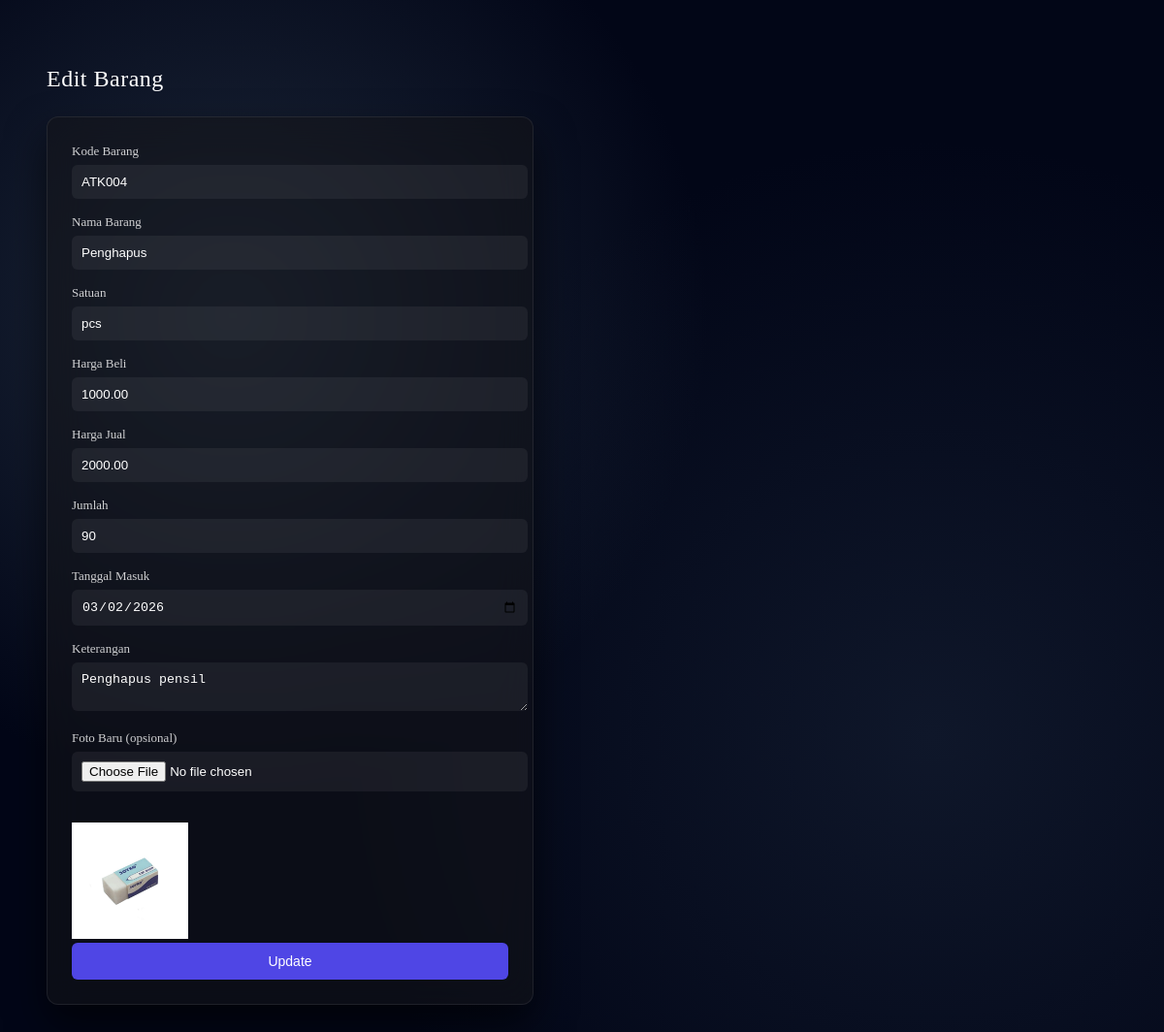
Screenshot of /edit.php?id=6 with the database file from the repository.
### tables this page shows
CREATE TABLE `barang` (
  `id_barang` int(11) NOT NULL,
  `kode_barang` varchar(50) NOT NULL,
  `nama_barang` varchar(150) NOT NULL,
  `satuan` varchar(50) DEFAULT NULL,
  `harga_beli` decimal(15,2) DEFAULT NULL,
  `harga_jual` decimal(15,2) DEFAULT NULL,
  `jumlah` int(11) DEFAULT NULL,
  `tanggal_masuk` date DEFAULT NULL,
  `keterangan` text DEFAULT NULL,
  `foto` varchar(100) DEFAULT NULL
);

### edit.php (the view, shortened to what this page needs)
<?php
include 'config.php';
$id = $_GET['id'];
$stmt = $conn->prepare("SELECT * FROM barang WHERE id_barang=?");
$stmt->bind_param("i",$id);
$stmt->execute();
$result = $stmt->get_result();
$d = $result->fetch_assoc();
?>
<!DOCTYPE html>
<html>
<head>
<link rel="stylesheet" href="style.css">
</head>
<body>
<div class="container">
<h2>Edit Barang</h2>
<form method="POST" enctype="multipart/form-data">
<label>Kode Barang</label>
<input type="text" name="kode" value="<?= $d['kode_barang']; ?>" required>
<label>Nama Barang</label>
<input type="text" name="nama" value="<?= $d['nama_barang']; ?>" pattern="[A-Za-z\s]+" required>
<label>Satuan</label>
<input type="text" name="satuan" value="<?= $d['satuan']; ?>">
<label>Harga Beli</label>
<input type="number" name="harga_beli" value="<?= $d['harga_beli']; ?>" required>
<label>Harga Jual</label>
<input type="number" name="harga_jual" value="<?= $d['harga_jual']; ?>" required>
<label>Jumlah</label>
<input type="number" name="jumlah" value="<?= $d['jumlah']; ?>" required>
<label>Tanggal Masuk</label>
<input type="date" name="tanggal" value="<?= $d['tanggal_masuk']; ?>" required>
<label>Keterangan</label>
<textarea name="keterangan"><?= $d['keterangan']; ?></textarea>
<label>Foto Baru (opsional)</label>
<input type="file" name="foto">
<br><br>
<img src="upload/<?= $d['foto']; ?>" width="120">
<button type="submit" name="update">Update</button>
</form>
</div>
</body>
</html>

### style.css (style rules this page uses)
body { padding:40px; color:white; background: radial-gradient(circle at 20% 30%,#1e293b,transparent 40%), radial-gradient(circle at 80% 70%,#0f172a,transparent 50%), #020617; min-height:100vh; }
.container { max-width:1200px; margin:auto; }
h2 { margin-bottom:25px; font-weight:500; letter-spacing:0.5px; }
form { background:rgba(20,20,25,0.55); backdrop-filter:blur(18px); border:1px solid rgba(255,255,255,0.08); padding:25px; border-radius:12px; box-shadow:0 20px 40px rgba(0,0,0,0.6); max-width:450px; }
label { font-size:13px; opacity:0.8; }
input, textarea { width:100%; padding:10px; margin:6px 0 14px 0; border:none; border-radius:6px; background:rgba(255,255,255,0.06); color:white; }
button { width:100%; padding:11px; border:none; border-radius:6px; background:#4f46e5; color:white; font-size:14px; cursor:pointer; transition:0.2s; }

### rows the page displays
barang: kode "ATK004", nama "Penghapus", satuan "pcs", harga_beli "1000.00", harga_jual "2000.00", jumlah "90", tanggal "03/02/2026", keterangan "Penghapus pensil", foto (picture)
